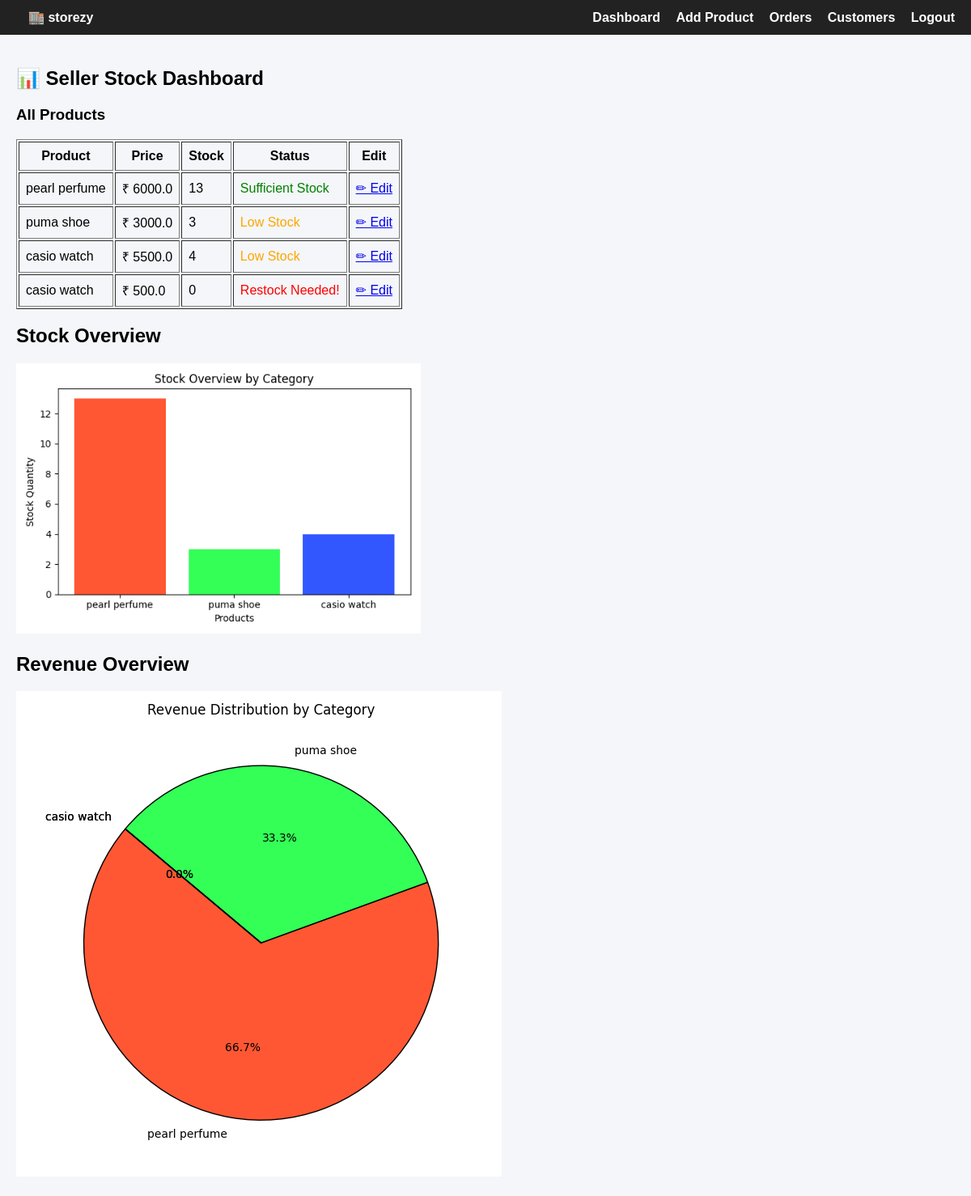
Screenshot of /seller-dashboard (signed in) with the database file from the repository.
### models.py (models this page shows)
class Product(db.Model):
    __tablename__ = "products"
    id = db.Column(db.Integer, primary_key=True)
    name = db.Column(db.String(150))
    price = db.Column(db.Float)
    stock = db.Column(db.Integer)
    category = db.Column(db.String(100))
    seller_id = db.Column(db.Integer, db.ForeignKey("users.id"))
    description = db.Column(db.Text, nullable=True)
    images = db.relationship('ProductImage', backref='product', lazy=True)

### products/routes.py (the view)
@products_bp.route("/seller-dashboard")
@login_required
def seller_dashboard():
    if current_user.role.strip().lower() != "seller":
        flash("Access denied", "error")
        return redirect(url_for("products.home"))
    products = Product.query.filter_by(seller_id=current_user.id).all()
    categories = sorted({p.category for p in products})
    category_colors = {cat: CATEGORY_COLOR_PALETTE[i % len(CATEGORY_COLOR_PALETTE)]
                       for i, cat in enumerate(categories)}
    names = [p.name for p in products]
    stocks = [p.stock for p in products]
    stock_colors = [category_colors[p.category] for p in products]
    plt.figure(figsize=(6,4))
    plt.bar(names, stocks, color=stock_colors)
    plt.xlabel("Products")
    plt.ylabel("Stock Quantity")
    plt.title("Stock Overview by Category")
    stock_img = io.BytesIO()
    plt.tight_layout()
    plt.savefig(stock_img, format='png')
    stock_img.seek(0)
    stock_plot = base64.b64encode(stock_img.getvalue()).decode()
    plt.close()
    labels = [p.name for p in products]
    sizes = [sum(o.total_price for o in Order.query.filter_by(product_id=p.id).all()) for p in products]
    pie_colors = [category_colors[p.category] for p in products]
    plt.figure(figsize=(6,6))
    plt.pie(
        sizes,
        labels=labels,
        autopct='%1.1f%%',
        startangle=140,
        colors=pie_colors,
        wedgeprops={'edgecolor':'black'}
    )
    plt.title("Revenue Distribution by Category")
    rev_img = io.BytesIO()
    plt.tight_layout()
    plt.savefig(rev_img, format='png')
    rev_img.seek(0)
    revenue_plot = base64.b64encode(rev_img.getvalue()).decode()
    plt.close()
    return render_template(
        "seller_dashboard.html",
        products=products,
        stock_plot=stock_plot,
        revenue_plot=revenue_plot
    )

### app.py (called while the page is built)
@login_manager.user_loader
def load_user(user_id):
    return User.query.get(int(user_id))

### templates/seller_dashboard.html (shortened to what this page needs)
{% extends "base.html" %}
{% block content %}
<h2>📊 Seller Stock Dashboard</h2>
<h3>All Products</h3>
<table border="1" cellpadding="8">
    <tr>
        <th>Product</th>
        <th>Price</th>
        <th>Stock</th>
        <th>Status</th>
        <th>Edit</th>
    </tr>
    {% for product in products %}
    <tr>
        <td>{{ product.name }}</td>
        <td>₹ {{ product.price }}</td>
        <td>{{ product.stock }}</td>
        <td>
    {% if product.stock == 0 %}
        <span style="color:red;">Restock Needed!</span>
    {% elif product.stock < 5 %}
        <span style="color:orange;">Low Stock</span>
    {% else %}
        <span style="color:green;">Sufficient Stock</span>
    {% endif %}
</td>
        <td><a href="{{ url_for('products.edit_product', product_id=product.id) }}">✏ Edit</a>
</td>
    </tr>
    {% endfor %}
</table>
<h2>Stock Overview</h2>
<img width="500">
<h2>Revenue Overview</h2>
<img width="600">
{% endblock %}

### templates/base.html (style rules this page uses)
body { font-family: Arial, sans-serif; margin: 0; background-color: #f4f6f9; }

### rows the page displays
Product: name "pearl perfume", price "6000.0", stock "13", shows "Sufficient Stock"
Product: name "puma shoe", price "3000.0", stock "3", shows "Low Stock"
Product: name "casio watch", price "5500.0", stock "4", shows "Low Stock"
Product: name "casio watch", price "500.0", stock "0", shows "Restock Needed!"
